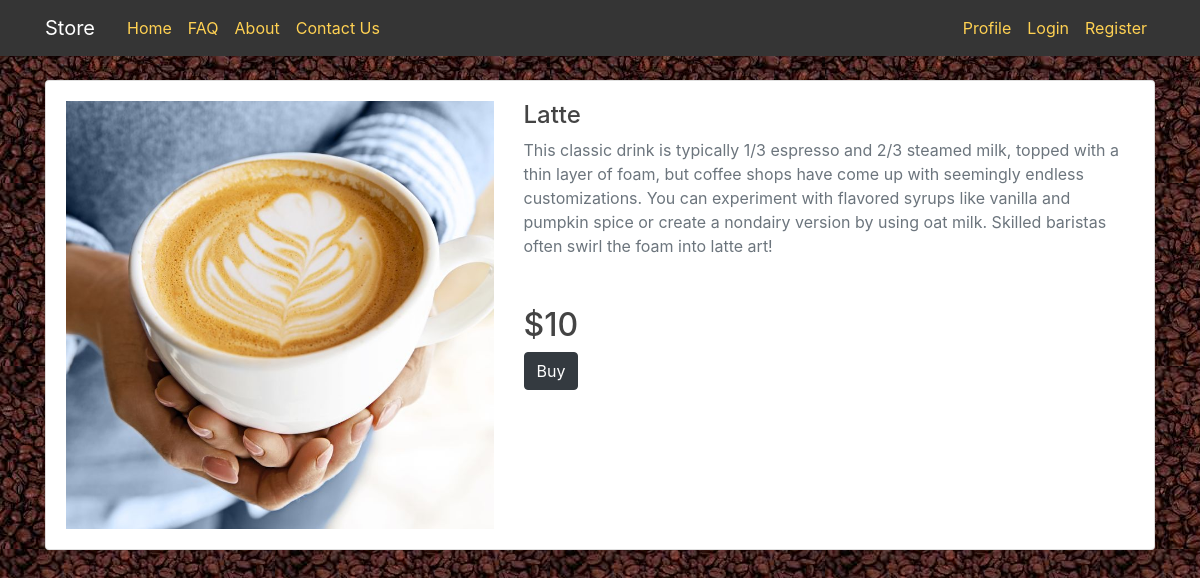
Screenshot of /coffee/1/ with the database file from the repository.
### coffee_app/models.py (models this page shows, shortened)
class Coffee(models.Model):
    STATUS_CHOICES=(
        ('in_s', 'In stock'),
        ('out_s', 'Out of stock'),
    )
    name = models.CharField(max_length=60)
    price = models.IntegerField(default=0)
    image = models.ImageField(upload_to='uploads/coffee/')
    age_limit = models.BooleanField(default=False)
    days_available = models.ManyToManyField(WeekDays, related_name="available_coffees")
    available_from = models.TimeField(auto_now_add=False, blank=True, null=True, default=None)
    available_to = models.TimeField(auto_now_add=False, blank=True, null=True, default=None)
    type = models.ForeignKey(CoffeeType, on_delete=models.CASCADE, default=1)
    description = models.TextField(blank=True, null=True)
    status = models.CharField(choices=STATUS_CHOICES, max_length=50, default='in_s')
    updated_at = models.DateTimeField(auto_now=True)
    created_at = models.DateTimeField(auto_now_add=True)
    @property
    def get_image_url(self):
        try:
            return self.image.url
        except:
            return ''

### coffee_app/views.py (the view, shortened to what this page needs)
# urls.py: path('<int:id>/', views.coffee_detail_view.as_view(), name='coffee_detail_view'),
class coffee_detail_view(View):
    def get(self, request, id):
        coffee = get_object_or_404(Coffee, id=id)
        context = {
            'coffee': coffee,
        }
        return render(request, 'coffee_app/coffee_detail.html', context)

### templates/coffee_app/coffee_detail.html (shortened to what this page needs)
{% extends "base.html" %}
{% load custom_tags %}
{% block footer %}
    <section class="container">
        <div class="row">
            <div class="col-12">
                <div class="card">
                    <div class="card-body">
                        <div class="row">
                            <div class="col-lg-5 col-md-5 col-sm-6">
                                <div class="text-center"><img src="{{coffee.get_image_url}}" class="img-responsive" width="100%"></div>
                            </div>
                            <div class="col-lg-7 col-md-7 col-sm-6">
                                <h4>{{coffee.name}}</h4>
                                <p class="text-muted">
                                    {{coffee.description}}
                                </p>
                                <h2 class="mt-5">
                                    ${{coffee.price}}
                                </h2>
                                <form action="{% url 'cart_view' %}" method="POST">
                                    <button class="btn btn-dark btn-rounded mr-1" type="submit">
                                        Buy
                                    </button>
                                </form>
                            </div>
                        </div>
                    </div>
                </div>
            </div>
        </div>
    </section>
{% endblock %}

### static/css/style.css (style rules this page uses)
body { background: #ffffff; color: #333333; margin-top: 5rem; }
h1, h2, h3, h4, h5, h6 { color: #444444; }

### rows the page displays
Coffee: get_image_url (picture), name "Latte", description "This classic drink is typically 1/3 espresso and 2/3 steamed milk, topped with a thin layer of foam, but coffee shops have come up with seemingly endless customizations. You can experiment with flavored syrups like vanilla and pumpkin spice or create a nondairy version by using oat milk. Skilled baristas often swirl the foam into latte art!", price "10"
